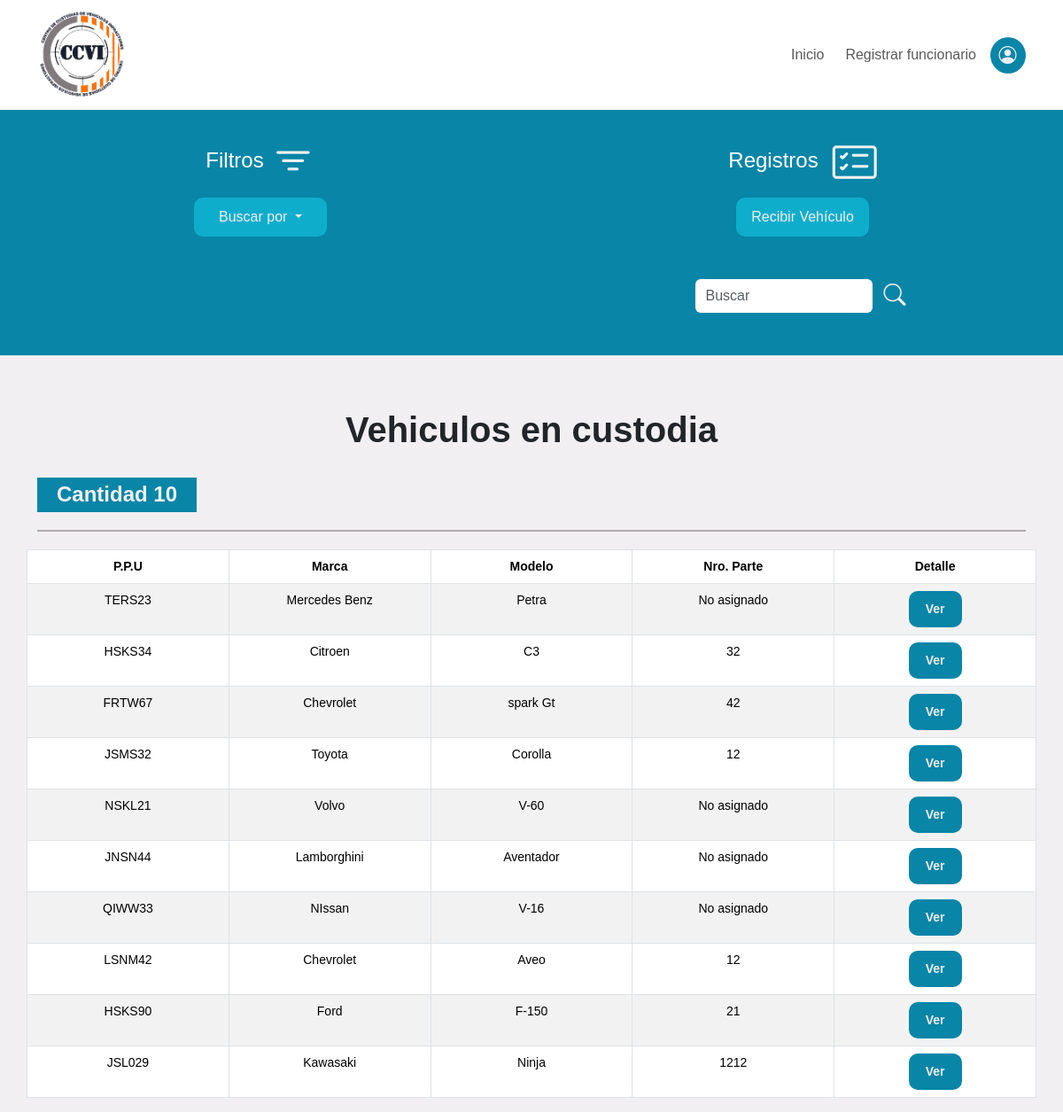
/home/ (signed in), run on an earlier commit of the app's database.
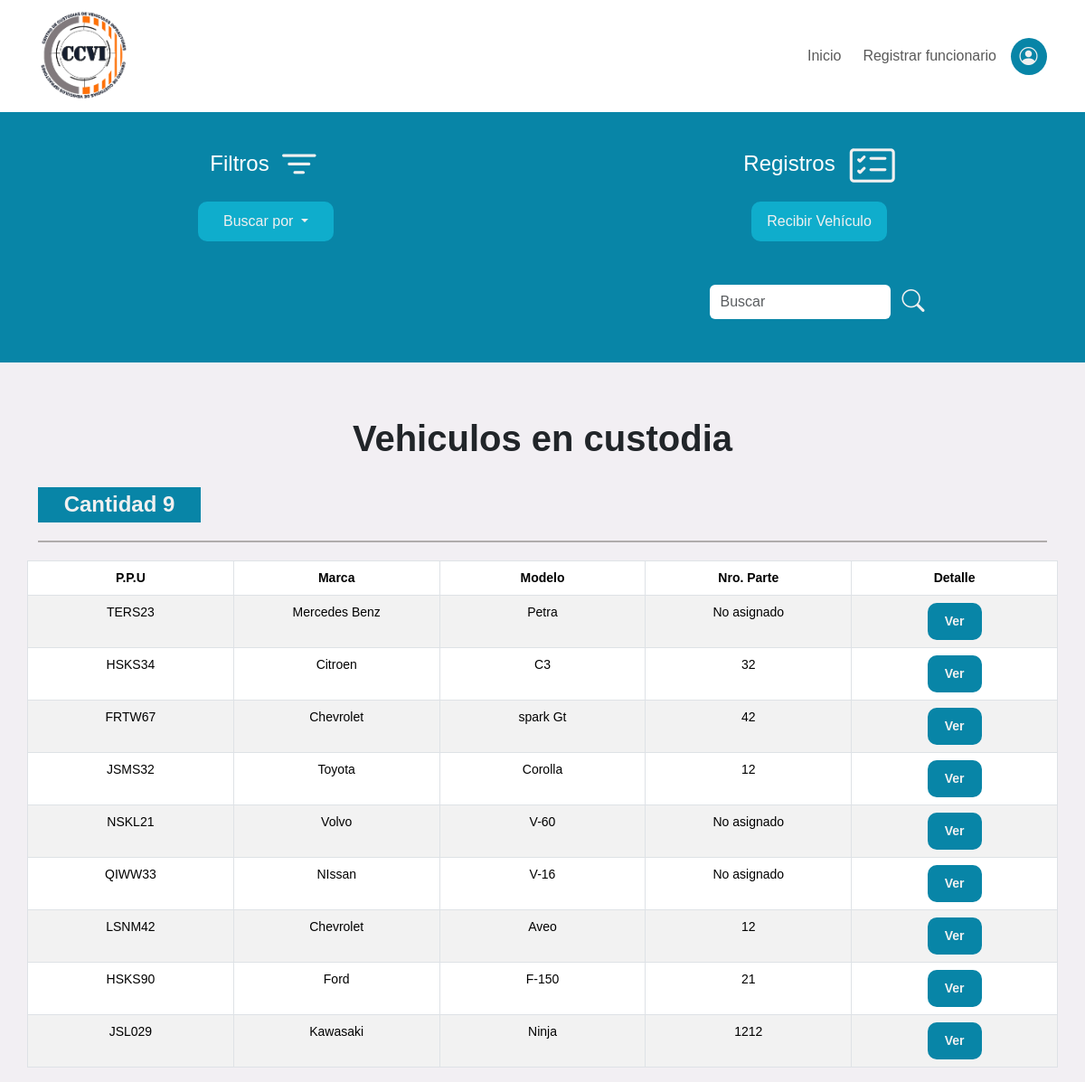
And on a later commit of the database.
### core/models.py (models this page shows, shortened)
class Vehiculo(models.Model):
    tipo = models.CharField(max_length=60, choices=CHOICES_TIPO)
    marca = models.CharField(max_length=60)
    modelo = models.CharField(max_length=60)
    placa_patente = models.CharField(max_length=6, unique=True)
    año = models.IntegerField()
    color = models.CharField(max_length=40)
    imagen = models.ImageField(upload_to='vehiculos')
    motivo = models.CharField(max_length=100, choices=CHOICES_MOTIVO)
    disposicion = models.ForeignKey(Tribunal, to_field='nombre', on_delete=models.RESTRICT, verbose_name='Disposición')
    fecha_ingreso = models.DateTimeField(verbose_name='Fecha de ingreso')
    numero_de_parte = models.IntegerField(blank=True, null=True, verbose_name='Número parte')
    numero_de_oficio = models.IntegerField(blank=True, null=True, verbose_name='Número oficio')
    acta_entrega = models.CharField(max_length=2, choices=ACTA_ENTREGA)
    observaciones = models.TextField(blank=True, default='Sin observaciones')
    entregado = models.BooleanField(default=False)
    registro_propietario = models.BooleanField(default=False)
    funcionario_receptor = models.ForeignKey(User, on_delete=models.RESTRICT, null=True, related_name='funcionario_receptor')
    funcionario_entrega = models.ForeignKey(User, on_delete=models.RESTRICT, null=True, blank=True, related_name='funcionario_entrega')
    class Meta:
        verbose_name = 'Vehículo'
        verbose_name_plural = 'Vehículos'

### core/views.py (the view)
# urls.py: path('', Index.as_view(), name='home'),
@method_decorator(login_required, name='dispatch')
class Index(ListView):
    model = Vehiculo
    template_name = 'index.html'
    def get_context_data(self, **kwargs):
        context = super().get_context_data(**kwargs)
        vehiculos = Vehiculo.objects.filter(entregado=False).order_by('-fecha_ingreso') # Ordenamos por fecha_ingreso (de forma inversa)
        cantidad_vehiculos = vehiculos.count() #Count devuelve un tipo de dato int
        busqueda = self.request.GET.get("buscar")
        page = self.request.GET.get('page', 1)
        try:
            paginador = Paginator(vehiculos, 10)
            vehiculos = paginador.page(page)
        except:
            raise Http404
        if busqueda:
            vehiculos = Vehiculo.objects.filter( Q(entregado=False), Q(placa_patente__icontains=busqueda) | Q(marca__icontains=busqueda) |
            Q(numero_de_parte__icontains=busqueda) | Q(modelo__icontains=busqueda) | Q(tipo__icontains=busqueda) )
            cantidad_vehiculos = vehiculos.count()
        context['entity'] = vehiculos
        context['cantidad'] =  cantidad_vehiculos
        context['paginator'] = paginador
        return context

### core/templates/index.html (shortened to what this page needs)
{% extends 'layout_core/layout_core.html' %}
{% block content %}
{% include 'partials/sub_navbar.html' %}
{% if entity %}
<div class="container mt-4">
    <h1 class="titulo_index text-center">Vehiculos en custodia</h1>
    <h4 class="cantidad_vehiculos_index text-center">Cantidad {{ cantidad }}</h4>
    <div class="separator"></div>
    <div class="row">
        <table class="table table-striped table-hover table-bordered small" width="100%">
            <thead>
                <tr class="text-center">
                    <th class="col-1">P.P.U</th>
                    <th class="col-1">Marca</th>
                    <th class="col-1">Modelo</th>
                    <th class="col-1">Nro. Parte </th>
                    <th class="col-1">Detalle</th>
                </tr>
            </thead>
            <tbody>
                {% for vehiculo in entity %}
                    <tr class="text-center">
                        <td class="">{{ vehiculo.placa_patente }}</td>
                        <td>{{ vehiculo.marca }}</td>
                        <td>{{ vehiculo.modelo }}</td>
                        {% if vehiculo.numero_de_parte %}
                            <td>{{ vehiculo.numero_de_parte }}</td>
                        {% else %}
                            <td>No asignado</td>
                        {% endif %}
                        <td>
                            <a href="{% url 'detalle_vehiculo' vehiculo.id %}">
                                <Button class="boton_tribunales">Ver</Button>
                            </a>
                        </td>
                    </tr>
                    {% endfor %}
            </tbody>
        </table>
    </div>
</div>
{% endif %}
{% endblock %}

What changed in the data, as far as the page shows it:
no longer on this page (row edited): Vehiculo: placa_patente "JNSN44", marca "Lamborghini", modelo "Aventador", shows "No asignado"
Also different on the page:
{{ cantidad }}: "10" → "9"
